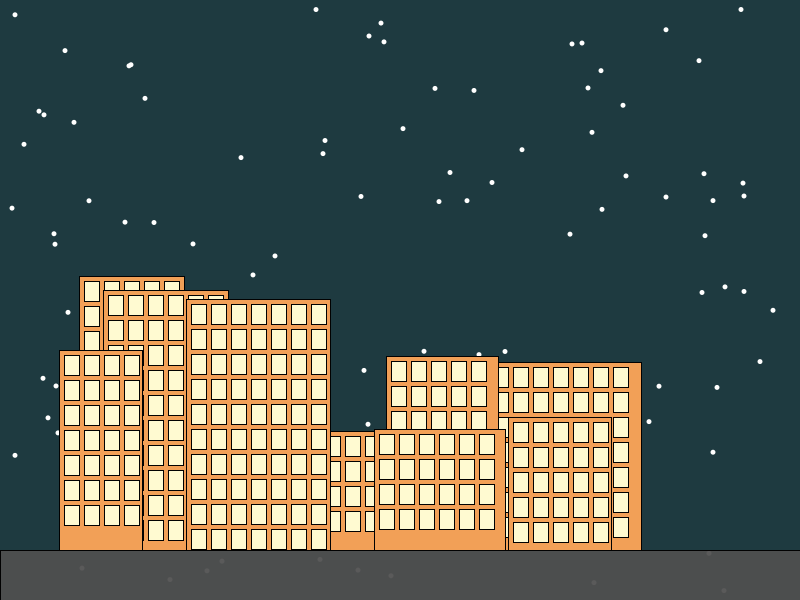
Frame 1 (no input)
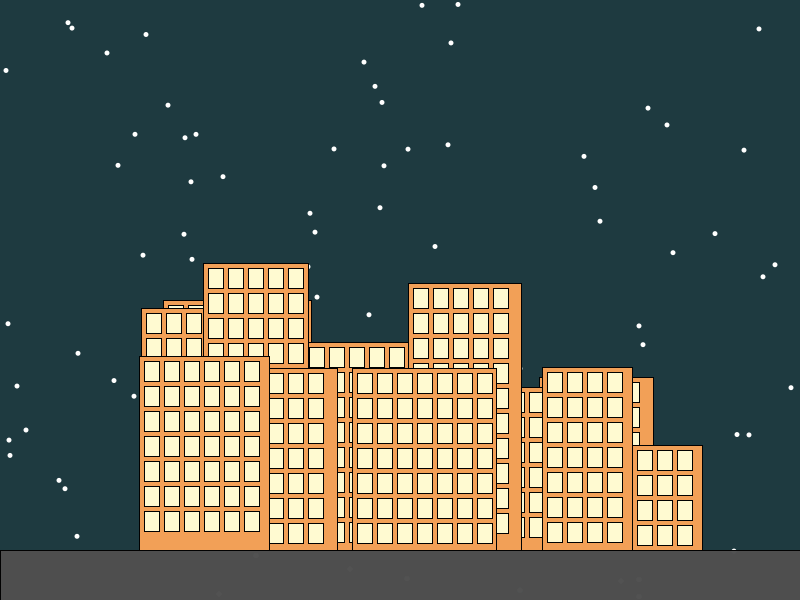
Frame 2 (the mouse pressed at the canvas centre, redrawn once)

The Processing sketch that drew these frames (run headless with seeded random() and noise(); the mouse was pressed at the canvas centre and the sketch redrawn once):

// Processing sketch: processing_88803
// ── processing_88803.pde

int mrgSpace;
int nBld;
int bWidth;
int bHeight;
int nWin;
int winWidth;
int winHeight;
int winSpace;
int rdHeight;
int nStars;
int sX;
int sY;
int winX;
int winY;
int mSpace;

float xPos;

color bColor;
color wColor;


void setup() {
  size(800, 600);
  noLoop();
  rdHeight=50;
  winWidth=15;
  winHeight=20;
  mSpace=5;
  bColor=#F2A057;
  wColor=#FFFAD1;
}

void draw() {
  //draws background
  background(#1E3A40);

  //assigns random values for number of stars
  nStars=int(random(90, 120));

  //draws stars
  for (int s=0;s<nStars;s++) {
    noStroke();
    pushMatrix();
    translate(int(random(0, width)), (random(0, height)));
    fill(#FFFFFF);
    ellipse(0, 0, 5, 5);
    popMatrix();
  }

  //assigns random value for number of buildings
  nBld=int(random(10, 30)); 

  //assigns random values to building variables 
  for (int n=0;n<nBld;n++) {
    stroke(1);
    bWidth=int(random(80, 160));
    bHeight=int(random(90, height/2));


    //draws buildings   
    pushMatrix();  
    xPos=int(random(bWidth, width-bWidth));
    translate(xPos, (height-rdHeight)-bHeight);
    fill(bColor);
    int bStart=-bWidth/2;
    rect(bStart, 0, bWidth, bHeight);
    popMatrix();


    //windows
    for (int x=0;x<bWidth-20;x=x+20) {
      for (int y=0;y<(bHeight-mSpace-winHeight);y=y+25) {
        pushMatrix();
        translate(xPos+mSpace, ((height-rdHeight)-bHeight*2)+mSpace);
        fill(wColor);    
        rect(bStart+x, bHeight+y, winWidth, winHeight);
        popMatrix();
      }
    }

    //draws the road
    fill (80,64);
    rect(0, height-rdHeight, width, rdHeight);
  }
}
